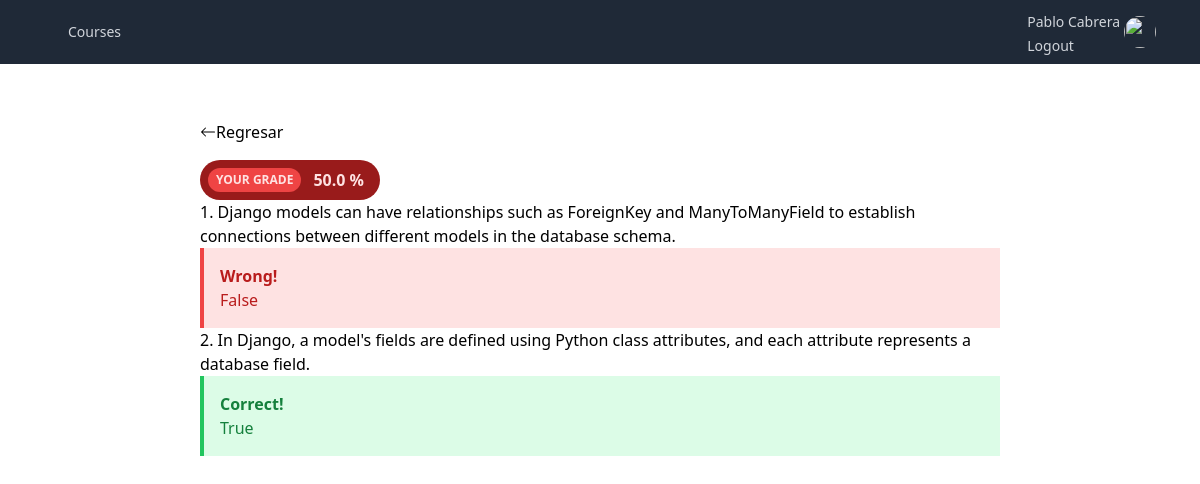
The page /exam/grades/18e33f41-d6fa-44e6-b5d5-85d28afd1f4d (signed in) on the database its author committed.
### base/models.py (models this page shows, shortened)
class Submission(models.Model):
    id = models.UUIDField(default=uuid.uuid4, editable=False, primary_key=True)
    question = models.ForeignKey(Question, on_delete=models.CASCADE)
    choice = models.ForeignKey(Choice, on_delete=models.CASCADE)
    user_name = models.ForeignKey(User, on_delete=models.CASCADE)

class Question(models.Model):
    id = models.UUIDField(default=uuid.uuid4, editable=False, primary_key=True)
    exam = models.ForeignKey(Exam, on_delete=models.CASCADE)
    text = models.CharField(max_length=200)

class Choice(models.Model):
    id = models.UUIDField(default=uuid.uuid4, editable=False, primary_key=True)
    question = models.ForeignKey(Question, on_delete=models.CASCADE)
    text = models.CharField(max_length=200)
    is_correct = models.BooleanField(default=False)

### base/views.py (the view)
# urls.py: path('exam/grades/<str:exam_id>', view=views.GradesView.as_view(), name='grades'),
class GradesView(View):
  def get(self, request, exam_id):
    is_correct_count = 0
    total_count = 0
    user = request.user
    user_query = User.objects.get(id=user.id)
    exam_query = Exam.objects.get(id=exam_id)
    submission_query = Submission.objects.filter(question__exam=exam_query, user_name=user_query)
    for submission in submission_query:
      if submission.choice.is_correct:
        is_correct_count += 1
      total_count += 1
    if total_count > 0:
        percentage_correct = (is_correct_count / total_count) * 100
    else:
        percentage_correct = 0
    context = {"answers": submission_query, "percentage": percentage_correct }
    return render(request, 'grades.html', context)

### base/templates/grades.html (shortened to what this page needs)
<!DOCTYPE html>
<html lang="en">
<head>
  <script src="https://cdn.tailwindcss.com"></script>
</head>
<body>
  <nav class="bg-gray-800">
    <div class="mx-auto max-w-7xl px-2 sm:px-6 lg:px-8">
      <div class="relative flex h-16 items-center justify-between">
        <div class="flex flex-1 items-center justify-center sm:items-stretch sm:justify-start">
          <div class="hidden sm:ml-6 sm:block">
            <div class="flex space-x-4">
              <a href="{% url 'base:index' %}" class="text-gray-300 hover:bg-gray-700 hover:text-white rounded-md px-3 py-2 text-sm font-medium">Courses</a>
            </div>
          </div>
        </div>
        <div class="absolute inset-y-0 right-0 flex items-center pr-2 sm:static sm:inset-auto sm:ml-6 sm:pr-0">
          {% if user.is_authenticated %}
            <div class="flex justify-center align-center items-center text-gray-300 rounded-md px-3 py-2 text-sm font-medium">
              <div>
                <p class="p-1">Pablo Cabrera</p>
                <a href="{% url 'base:logout' %}" class="p-1 cursor-pointer hover:bg-gray-700 hover:text-white">Logout</a>
              </div>
                <img class="h-8 w-8 rounded-full" src="https://external-content.duckduckgo.com/iu/?u=https%3A%2F%2Fwww.pngmart.com%2Ffiles%2F22%2FUser-Avatar-Profile-PNG-Isolated-Transparent-HD-Photo.png&f=1&nofb=1&ipt=0bdf7aac280d713f0c4c8e99ca36ca2159a4adab7360de007ffe1e3180c0a029&ipo=images" alt="">
            </div>
          {% endif %}
          </div>
        </div>
      </div>
  </nav>
  <main class="w-8/12 ml-auto mr-auto pt-10">
    <div class="flex justify-left align-middle items-center pt-4 pb-4">
      <div onclick="goBack()" class="flex justify-center align-middle items-center hover:underline cursor-pointer">
        <svg xmlns="http://www.w3.org/2000/svg" width="16" height="16" fill="currentColor" class="bi bi-arrow-left" viewBox="0 0 16 16">
          <path fill-rule="evenodd" d="M15 8a.5.5 0 0 0-.5-.5H2.707l3.147-3.146a.5.5 0 1 0-.708-.708l-4 4a.5.5 0 0 0 0 .708l4 4a.5.5 0 0 0 .708-.708L2.707 8.5H14.5A.5.5 0 0 0 15 8"/>
        </svg>
        <p> Regresar </p>
      </div>
    </div>
    {% if percentage > 50 %}
    {% comment %} <div class="bg-indigo-900 text-center py-4 lg:px-4"> {% endcomment %}
      <div class="p-2 bg-green-800 items-center text-green-100 leading-none lg:rounded-full flex lg:inline-flex" role="alert">
        <span class="flex rounded-full bg-green-500 uppercase px-2 py-1 text-xs font-bold mr-3">Your grade</span>
        <span class="font-semibold mr-2 text-left flex-auto">{{ percentage }} %</span>
        {% comment %} <svg class="fill-current opacity-75 h-4 w-4" xmlns="http://www.w3.org/2000/svg" viewBox="0 0 20 20"><path d="M12.95 10.707l.707-.707L8 4.343 6.586 5.757 10.828 10l-4.242 4.243L8 15.657l4.95-4.95z"/></svg> {% endcomment %}
      </div>
    {% comment %} </div> {% endcomment %}
    {%else%}
      <div class="p-2 bg-red-800 items-center text-red-100 leading-none lg:rounded-full flex lg:inline-flex" role="alert">
        <span class="flex rounded-full bg-red-500 uppercase px-2 py-1 text-xs font-bold mr-3">Your grade</span>
        <span class="font-semibold mr-2 text-left flex-auto">{{ percentage }} %</span>
      </div>
    {%endif%}
    {% for answer in  answers%}
      <p>{{ forloop.counter }}. {{ answer.question.text }} </p>
      {% if answer.choice.is_correct %}
      <div class="bg-green-100 border-l-4 border-green-500 text-green-700 p-4" role="alert">
        <p class="font-bold">Correct!</p>
        <p>{{ answer.choice.text }}</p>
      </div>
      {% else %}
      <div class="bg-red-100 border-l-4 border-red-500 text-red-700 p-4" role="alert">
        <p class="font-bold">Wrong!</p>
        <p>{{ answer.choice.text }}</p>
      </div>
      {% endif %}
    {% endfor %}
  </main>
</body>
</html>

### rows shown on the page
Submission: question.text "Django models can have relationships such as ForeignKey and ManyToManyField to establish connections between different models in the database schema.", choice.text "False"
Submission: question.text "In Django, a model's fields are defined using Python class attributes, and each attribute represents a database field.", choice.text "True"

### other values the page prints
{{ percentage }} "50.0"
